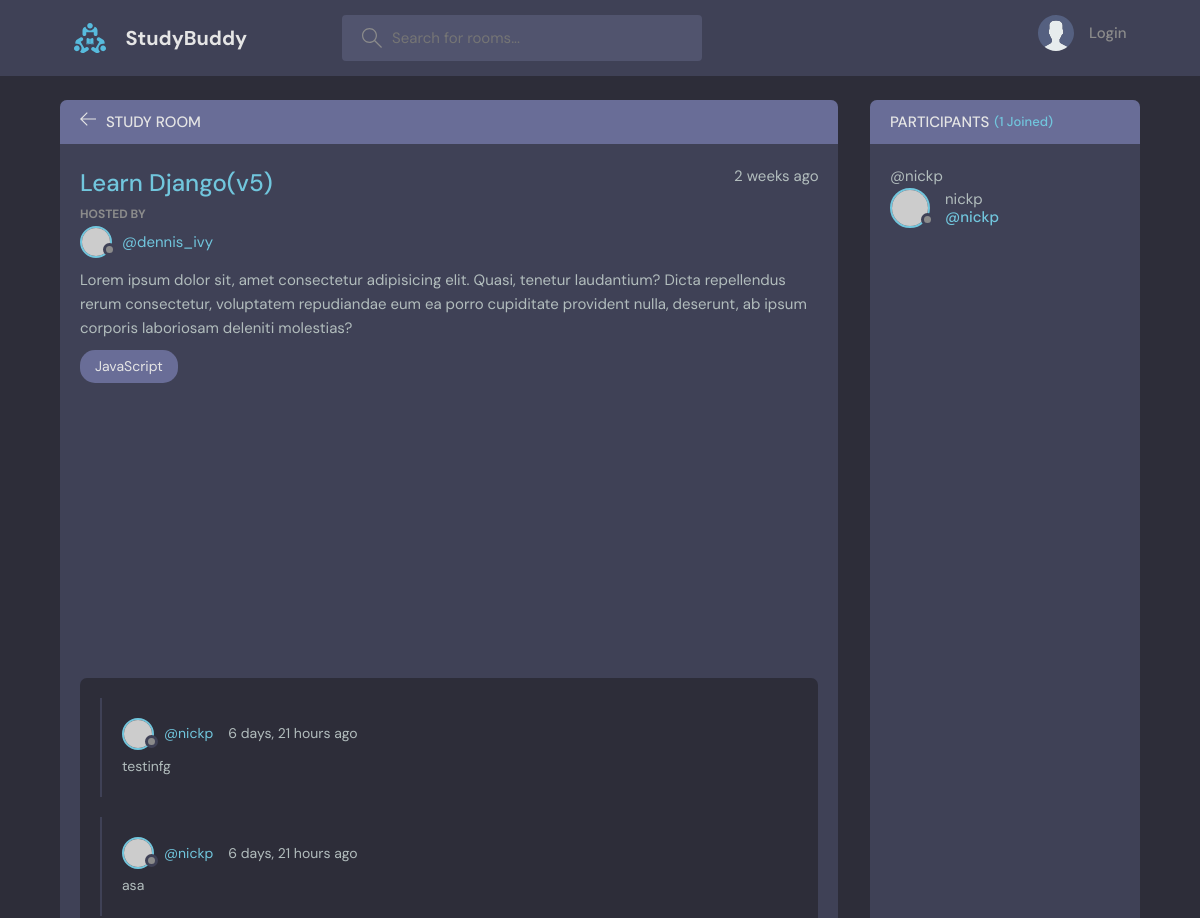
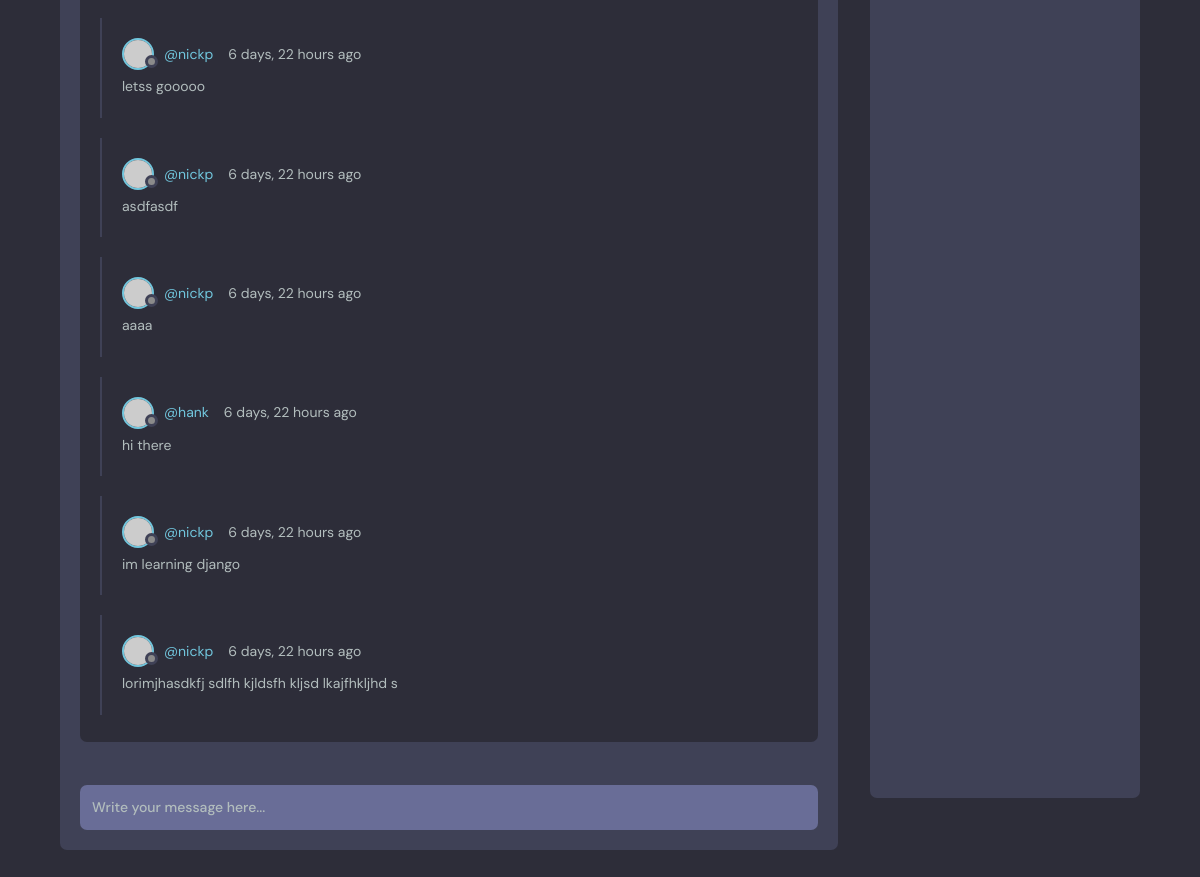
Page /room/1/ on the earlier database version (2 pictures, top to bottom).
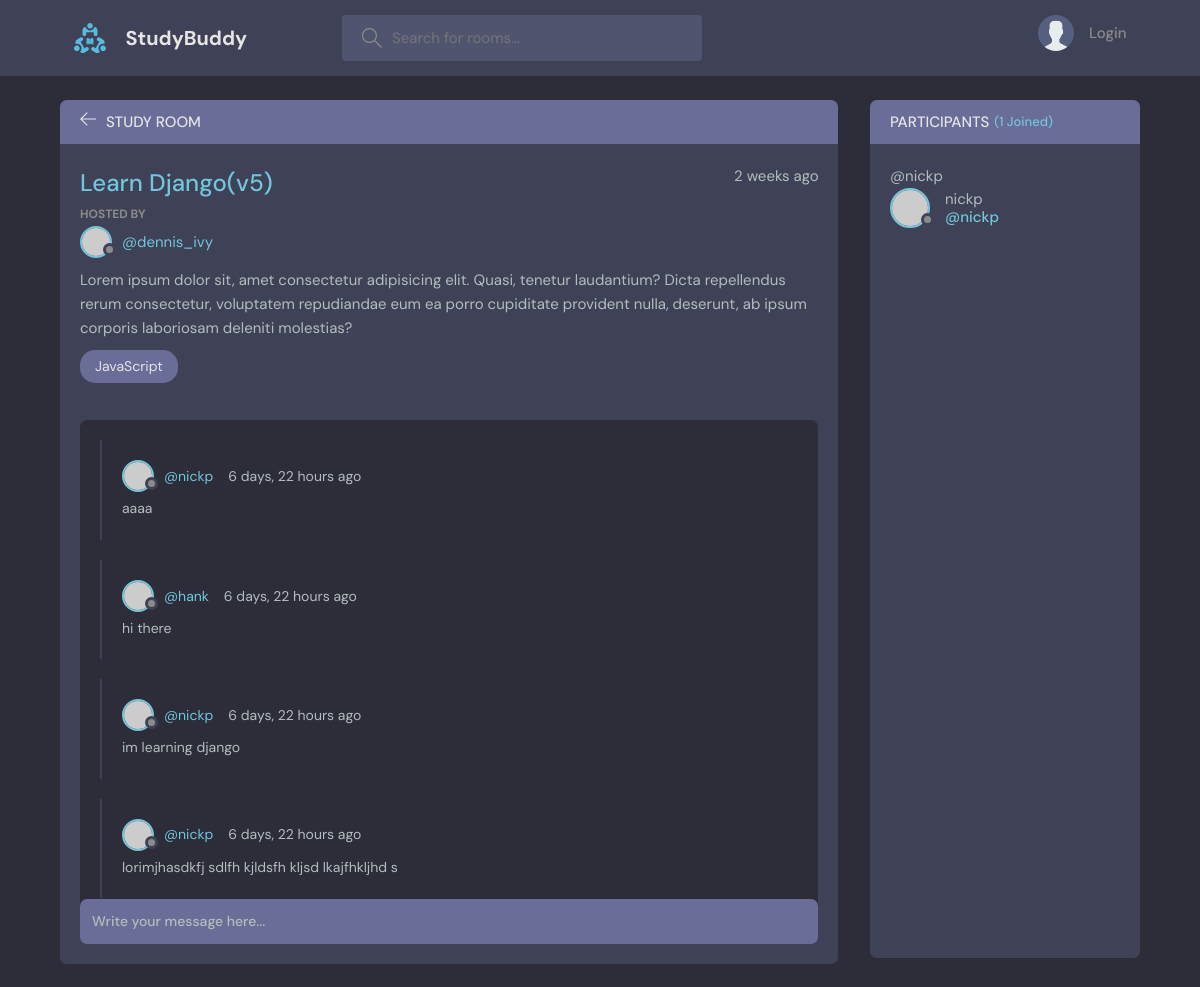
Same page on the later database version.
### base/models.py (models this page shows, shortened)
class Message(models.Model):
    user = models.ForeignKey(User, on_delete=models.CASCADE)
    room = models.ForeignKey(Room, on_delete=models.CASCADE)
    msg = models.TextField()
    updated = models.DateTimeField(auto_now=True)
    created = models.DateTimeField(auto_now_add=True)
    class Meta:
        ordering = ['-updated', '-created']

### base/views.py (the view)
# urls.py: path('room/<int:pk>/', views.room, name='room'),
def room(request, pk) -> HttpResponse:
    room = Room.objects.get(id=pk)
    msgs = room.message_set.all().order_by('-created')
    participants = room.participants.all()
    if request.method == 'POST':
        print("hit post")
        form = Message.objects.create(msg=request.POST.get('msg'), user=request.user, room=room)
        form.save()
        room.participants.add(request.user)
        return redirect(f"/room/{pk}")
    context = {'room': room, "msgs": msgs, "participants": participants}
    return render(request, "room.html", context=context)

### templates/room.html (shortened to what this page needs)
{% extends 'main.html' %}
{% block content %}
<main class="profile-page layout layout--2">
  <div class="container">
    <div class="room">
      <div class="room__top">
        <div class="room__topLeft">
          <a href="{% url 'home' %}">
            <svg version="1.1" xmlns="http://www.w3.org/2000/svg" width="32" height="32" viewBox="0 0 32 32">
              <title>arrow-left</title>
              <path
                d="M13.723 2.286l-13.723 13.714 13.719 13.714 1.616-1.611-10.96-10.96h27.625v-2.286h-27.625l10.965-10.965-1.616-1.607z"
              ></path>
            </svg>
          </a>
          <h3>Study Room</h3>
        </div>
      </div>
      <div class="room__box scroll">
        <div class="room__header scroll">
          <div class="room__info">
            <h3>{{room.name}}</h3>
            <span>{{room.date_created|timesince}} ago</span>
          </div>
          <div class="room__hosted">
            <p>Hosted By</p>
            <a href="#" class="room__author">
              <div class="avatar avatar--small">
                <img src="https://randomuser.me/api/portraits/men/37.jpg" />
              </div>
              <span>@dennis_ivy</span>
            </a>
          </div>
          <div class="room__details">
            Lorem ipsum dolor sit, amet consectetur adipisicing elit. Quasi, tenetur laudantium? Dicta repellendus
            rerum consectetur, voluptatem repudiandae eum ea porro cupiditate provident nulla, deserunt, ab ipsum
            corporis laboriosam deleniti molestias?
          </div>
          <span class="room__topics">JavaScript</span>
        </div>
        <div class="room__conversation">
          <div class="threads scroll">
            {% for msg in msgs %}
            <div class="thread">
              <div class="thread__top">
                <div class="thread__author">
                  <a href="#" class="thread__authorInfo">
                    <div class="avatar avatar--small">
                      <img src="https://randomuser.me/api/portraits/men/37.jpg" />
                    </div>
                    <span>@{{msg.user}}</span>
                  </a>
                  <span class="thread__date">{{msg.created|timesince}} ago</span>
                </div>
              </div>
              <div class="thread__details">
                {{msg.msg}}
              </div>
            </div>
            {% endfor %}
          </div>
        </div>
      </div>
      <div class="room__message">
        <form method="POST" action="">{% csrf_token %}<input name="msg" placeholder="Write your message here..." /></form>
      </div>
    </div>
    <div class="participants">
      <h3 class="participants__top">Participants <span>({{participants.count}} Joined)</span></h3>
      <div class="participants__list scroll">
        {% for p in participants %}
            <p>  @{{p.username}}</p>
        <a href="{% url 'user-profile' p.id %}" class="participant">
          <div class="avatar avatar--medium">
            <img src="https://randomuser.me/api/portraits/men/37.jpg" />
          </div>
          <p>
            {{p.username}}
            <span>@{{p.username}}</span>
          </p>
        </a>
        {% endfor %}
      </div>
    </div>
  </div>
</main>
{% endblock content %}

Differences in the rows shown:
removed Message: user "nickp", created "6 days, 21 hours", msg "testinfg"
removed Message: user "nickp", created "6 days, 21 hours", msg "asa"
removed Message: user "nickp", created "6 days, 22 hours", msg "letss gooooo"
removed Message: user "nickp", created "6 days, 22 hours", msg "asdfasdf"
